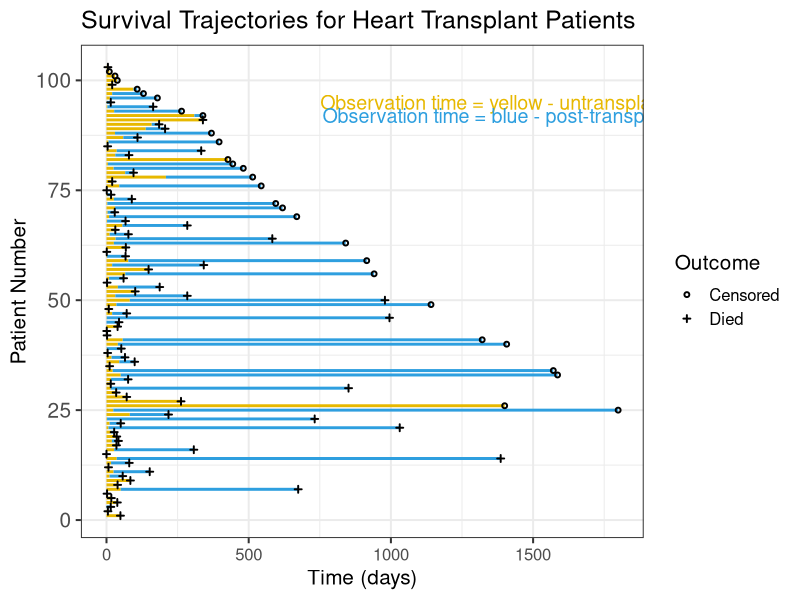
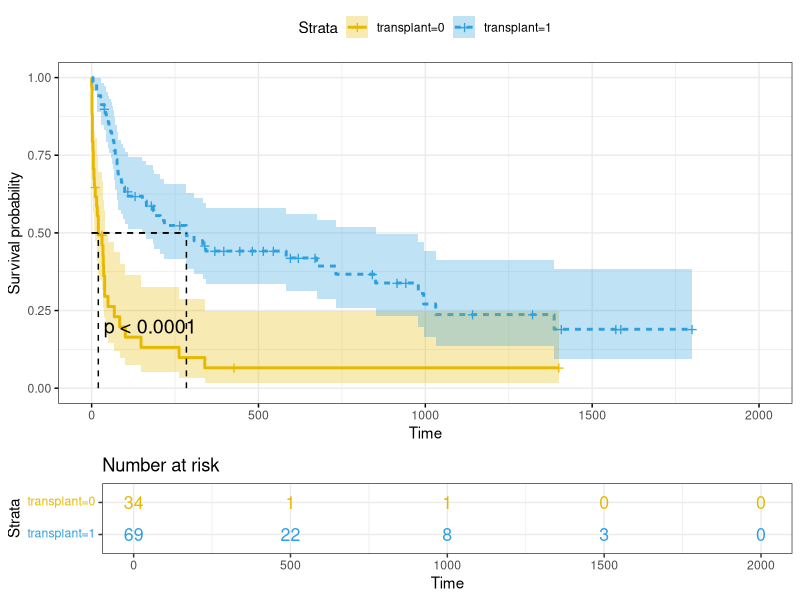

Reproduce these figures in R, in order.
## ---- chunk 1
#| message: false
#| warning: false
library(survival)
library(survminer)
data(heart, package = "survival")
head(jasa)
## ---- chunk 2
# Visualise survival trajectories of random sample of women

jasa$id <- seq(1:dim(jasa)[1])
temp <- jasa
temp$wait.time[is.na(temp$wait.time)] <- temp$futime[is.na(temp$wait.time)]

temp |> # Use this to sort 2 groups in plot
  ggplot(aes(x = id, y = futime)) +
  geom_linerange(aes(ymin = 0, ymax = wait.time), color = "#E7B800", linewidth = 1) +
  geom_linerange(aes(ymin = wait.time, ymax = futime), color = "#2E9FDF", linewidth = 1) +
  geom_point(aes(shape = factor(fustat)), stroke = 1, cex = 1, color = "black") +
  scale_shape_manual(values = c(1, 3), labels = c("Censored", "Died"), name = "Outcome") +
  annotate("text", x = 95, y = 1400, label = "Observation time = yellow - untransplanted", size = 5, color = "#E7B800") +
  annotate("text", x = 92, y = 1380, label = "Observation time = blue - post-transplant", size = 5, color = "#2E9FDF") +
  ggtitle("Survival Trajectories for Heart Transplant Patients") +   
  ylab("Time (days)") +
  xlab("Patient Number") + 
  coord_flip() + 
  theme_bw(base_size = 15) +
  theme(axis.text.y = element_text(size = 15))
## ---- chunk 3
fit <- survfit(Surv(futime, fustat) ~ transplant, data = jasa)
ggsurvplot(fit,
          pval = TRUE, conf.int = TRUE,
          risk.table = TRUE, # Add risk table
          risk.table.col = "strata", # Change risk table color by groups
          linetype = "strata", # Change line type by groups
          surv.median.line = "hv", # Specify median survival
          ggtheme = theme_bw(), # Change ggplot2 theme
          palette = c("#E7B800", "#2E9FDF"))
## ---- chunk 4
mod <- coxph(Surv(futime, fustat) ~ transplant, data = jasa)
summary(mod)
